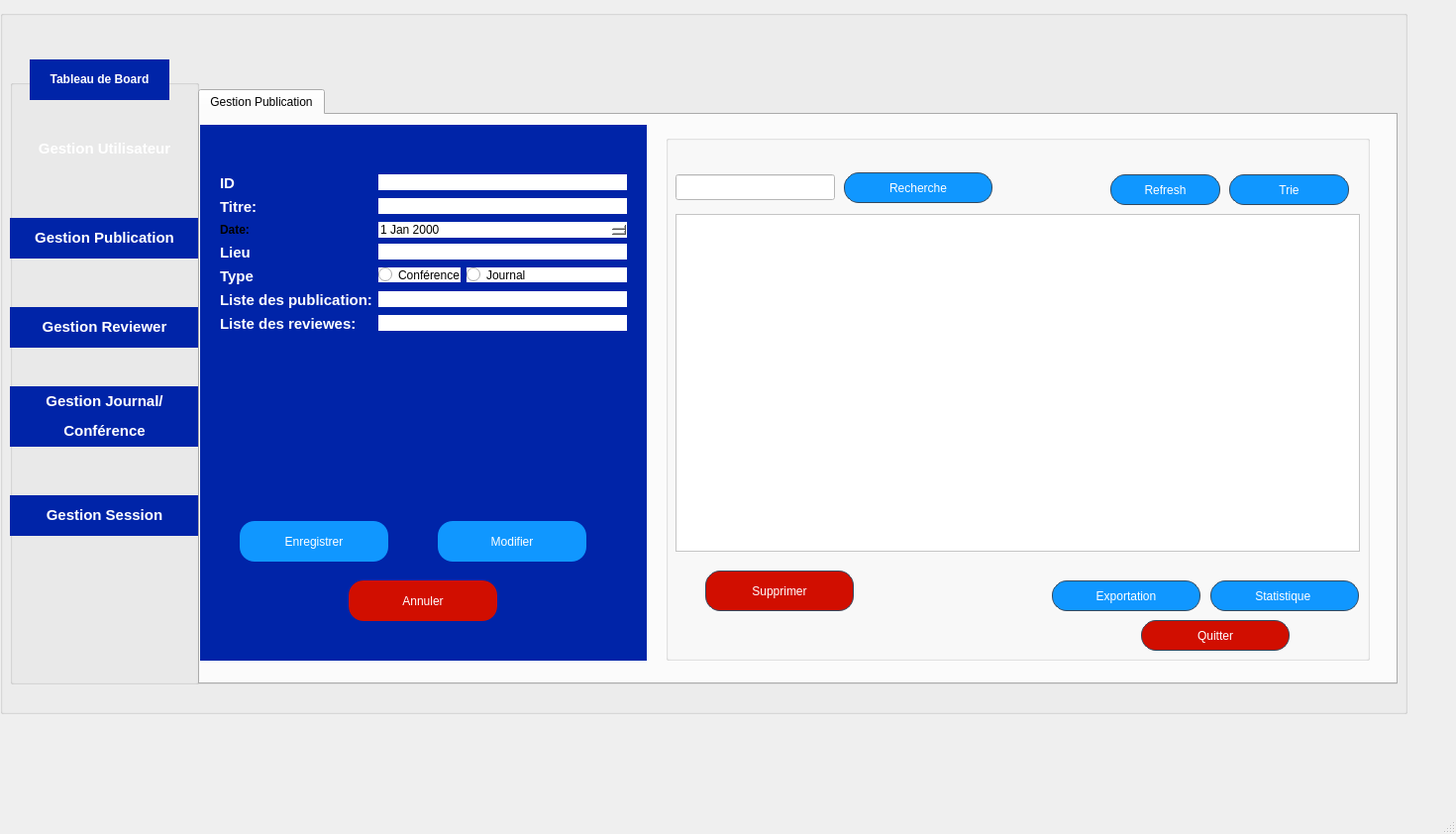
<?xml version="1.0" encoding="UTF-8"?>
<ui version="4.0">
 <class>GestionPublication</class>
 <widget class="QMainWindow" name="GestionPublication">
  <property name="geometry">
   <rect>
    <x>0</x>
    <y>0</y>
    <width>1470</width>
    <height>842</height>
   </rect>
  </property>
  <property name="contextMenuPolicy">
   <enum>Qt::ContextMenuPolicy::ActionsContextMenu</enum>
  </property>
  <property name="windowTitle">
   <string>GestionPublication</string>
  </property>
  <property name="styleSheet">
   <string notr="true">QPushButton {
    /* La couleur de fond (bleu pro) */
    background-color: #2c3e50; 
    
    /* La couleur du texte */
    color: white;
    
    /* L'ARRONDI : plus le chiffre est grand, plus c'est rond */
    border-radius: 15px;
    
    /* Une bordure fine pour définir la forme */
    border: 1px solid #34495e;
    
    /* Espacement interne pour que le texte ne touche pas les bords */
    padding: 5px 15px;
}

/* Effet au survol de la souris */
QPushButton:hover {
    background-color: #34495e;
}
</string>
  </property>
  <widget class="QWidget" name="centralwidget">
   <property name="styleSheet">
    <string notr="true">QPushButton {
    /* La couleur de fond (bleu pro) */
    background-color: #2c3e50; 
    
    /* La couleur du texte */
    color: white;
    
    /* L'ARRONDI : plus le chiffre est grand, plus c'est rond */
    border-radius: 15px;
    
    /* Une bordure fine pour définir la forme */
    border: 1px solid #34495e;
    
    /* Espacement interne pour que le texte ne touche pas les bords */
    padding: 5px 15px;
}

/* Effet au survol de la souris */
QPushButton:hover {
    background-color: #34495e;
}</string>
   </property>
   <widget class="QTabWidget" name="tabWidget">
    <property name="geometry">
     <rect>
      <x>200</x>
      <y>90</y>
      <width>1211</width>
      <height>601</height>
     </rect>
    </property>
    <property name="styleSheet">
     <string notr="true">background-color: #D8E2E9;
QPushButton {
    /* La couleur de fond (bleu pro) */
    background-color: #2c3e50; 
    
    /* La couleur du texte */
    color: white;
    
    /* L'ARRONDI : plus le chiffre est grand, plus c'est rond */
    border-radius: 15px;
    
    /* Une bordure fine pour définir la forme */
    border: 1px solid #34495e;
    
    /* Espacement interne pour que le texte ne touche pas les bords */
    padding: 5px 15px;
}

/* Effet au survol de la souris */
QPushButton:hover {
    background-color: #34495e;
}</string>
    </property>
    <property name="currentIndex">
     <number>0</number>
    </property>
    <widget class="QWidget" name="tab">
     <attribute name="title">
      <string>Gestion Publication</string>
     </attribute>
     <widget class="QGroupBox" name="groupBox_2">
      <property name="geometry">
       <rect>
        <x>0</x>
        <y>10</y>
        <width>451</width>
        <height>541</height>
       </rect>
      </property>
      <property name="styleSheet">
       <string notr="true">background-color: rgb(0, 36, 168);
border: #A8D3F0;</string>
      </property>
      <property name="title">
       <string/>
      </property>
      <widget class="QWidget" name="formLayoutWidget">
       <property name="geometry">
        <rect>
         <x>20</x>
         <y>50</y>
         <width>411</width>
         <height>261</height>
        </rect>
       </property>
       <layout class="QFormLayout" name="formLayout">
        <item row="0" column="0">
         <widget class="QLabel" name="label">
          <property name="text">
           <string>&lt;html&gt;&lt;head/&gt;&lt;body&gt;&lt;p&gt;&lt;span style=&quot; font-size:11pt; font-weight:700; color:#ffffff;&quot;&gt;ID&lt;/span&gt;&lt;/p&gt;&lt;/body&gt;&lt;/html&gt;</string>
          </property>
         </widget>
        </item>
        <item row="0" column="1">
         <widget class="QLineEdit" name="idPub">
          <property name="contextMenuPolicy">
           <enum>Qt::ContextMenuPolicy::ActionsContextMenu</enum>
          </property>
          <property name="styleSheet">
           <string notr="true">background-color: rgb(255, 255, 255);
</string>
          </property>
         </widget>
        </item>
        <item row="1" column="0">
         <widget class="QLabel" name="label_9">
          <property name="text">
           <string>&lt;html&gt;&lt;head/&gt;&lt;body&gt;&lt;p&gt;&lt;span style=&quot; font-size:11pt; font-weight:700; color:#ffffff;&quot;&gt;Titre:&lt;/span&gt;&lt;/p&gt;&lt;/body&gt;&lt;/html&gt;</string>
          </property>
         </widget>
        </item>
        <item row="1" column="1">
         <widget class="QLineEdit" name="Id_utilisateur">
          <property name="styleSheet">
           <string notr="true">background-color: rgb(255, 255, 255);</string>
          </property>
         </widget>
        </item>
        <item row="2" column="0">
         <widget class="QLabel" name="label_3">
          <property name="text">
           <string>&lt;html&gt;&lt;head/&gt;&lt;body&gt;&lt;p&gt;&lt;span style=&quot; font-weight:700;&quot;&gt;Date:&lt;/span&gt;&lt;/p&gt;&lt;/body&gt;&lt;/html&gt;</string>
          </property>
         </widget>
        </item>
        <item row="3" column="0">
         <widget class="QLabel" name="label_4">
          <property name="text">
           <string>&lt;html&gt;&lt;head/&gt;&lt;body&gt;&lt;p&gt;&lt;span style=&quot; font-size:11pt; font-weight:700; color:#ffffff;&quot;&gt;Lieu&lt;/span&gt;&lt;/p&gt;&lt;/body&gt;&lt;/html&gt;</string>
          </property>
         </widget>
        </item>
        <item row="3" column="1">
         <widget class="QLineEdit" name="abstractPub">
          <property name="styleSheet">
           <string notr="true">background-color: rgb(255, 255, 255);
</string>
          </property>
         </widget>
        </item>
        <item row="4" column="0">
         <widget class="QLabel" name="label_5">
          <property name="text">
           <string>&lt;html&gt;&lt;head/&gt;&lt;body&gt;&lt;p&gt;&lt;span style=&quot; font-size:11pt; font-weight:700; color:#ffffff;&quot;&gt;Type&lt;/span&gt;&lt;/p&gt;&lt;/body&gt;&lt;/html&gt;</string>
          </property>
         </widget>
        </item>
        <item row="4" column="1">
         <layout class="QFormLayout" name="formLayout_2">
          <item row="0" column="0">
           <widget class="QRadioButton" name="conferencePub">
            <property name="styleSheet">
             <string notr="true">background-color: rgb(255, 255, 255);
</string>
            </property>
            <property name="text">
             <string>Conférence</string>
            </property>
           </widget>
          </item>
          <item row="0" column="1">
           <widget class="QRadioButton" name="journalPub">
            <property name="styleSheet">
             <string notr="true">background-color: rgb(255, 255, 255);
</string>
            </property>
            <property name="text">
             <string>Journal</string>
            </property>
           </widget>
          </item>
         </layout>
        </item>
        <item row="5" column="0">
         <widget class="QLabel" name="label_6">
          <property name="text">
           <string>&lt;html&gt;&lt;head/&gt;&lt;body&gt;&lt;p&gt;&lt;span style=&quot; font-size:11pt; font-weight:700; color:#ffffff;&quot;&gt;Liste des publication:&lt;/span&gt;&lt;/p&gt;&lt;/body&gt;&lt;/html&gt;</string>
          </property>
         </widget>
        </item>
        <item row="5" column="1">
         <widget class="QLineEdit" name="mot_clePub">
          <property name="styleSheet">
           <string notr="true">background-color: rgb(255, 255, 255);</string>
          </property>
         </widget>
        </item>
        <item row="6" column="0">
         <widget class="QLabel" name="label_7">
          <property name="text">
           <string>&lt;html&gt;&lt;head/&gt;&lt;body&gt;&lt;p&gt;&lt;span style=&quot; font-size:11pt; font-weight:700; color:#ffffff;&quot;&gt;Liste des reviewes:&lt;/span&gt;&lt;/p&gt;&lt;/body&gt;&lt;/html&gt;</string>
          </property>
         </widget>
        </item>
        <item row="6" column="1">
         <widget class="QLineEdit" name="statutPub">
          <property name="styleSheet">
           <string notr="true">background-color: rgb(255, 255, 255);</string>
          </property>
         </widget>
        </item>
        <item row="2" column="1">
         <widget class="QDateEdit" name="datePub">
          <property name="styleSheet">
           <string notr="true">background-color: rgb(255, 255, 255);</string>
          </property>
         </widget>
        </item>
       </layout>
      </widget>
      <widget class="QPushButton" name="enregistrer">
       <property name="geometry">
        <rect>
         <x>40</x>
         <y>400</y>
         <width>150</width>
         <height>41</height>
        </rect>
       </property>
       <property name="minimumSize">
        <size>
         <width>0</width>
         <height>0</height>
        </size>
       </property>
       <property name="styleSheet">
        <string notr="true">background-color: rgb(16, 151, 255);
</string>
       </property>
       <property name="text">
        <string>Enregistrer</string>
       </property>
      </widget>
      <widget class="QPushButton" name="modif">
       <property name="geometry">
        <rect>
         <x>240</x>
         <y>400</y>
         <width>150</width>
         <height>41</height>
        </rect>
       </property>
       <property name="styleSheet">
        <string notr="true">background-color: rgb(16, 151, 255);
</string>
       </property>
       <property name="text">
        <string>Modifier</string>
       </property>
      </widget>
      <widget class="QPushButton" name="annuler">
       <property name="geometry">
        <rect>
         <x>150</x>
         <y>460</y>
         <width>150</width>
         <height>41</height>
        </rect>
       </property>
       <property name="styleSheet">
        <string notr="true">background-color: rgb(209, 14, 0);
</string>
       </property>
       <property name="text">
        <string>Annuler</string>
       </property>
      </widget>
     </widget>
     <widget class="QGroupBox" name="groupBox_3">
      <property name="geometry">
       <rect>
        <x>470</x>
        <y>20</y>
        <width>711</width>
        <height>531</height>
       </rect>
      </property>
      <property name="styleSheet">
       <string notr="true">background-color: rgb(0, 36, 168);
border: #A8D3F0;
/* Style pour tous les GroupBox */
QGroupBox {
    border: 2px solid #2c3e50; /* Couleur de la bordure */
    border-radius: 15px;      /* Même arrondi que les boutons */
    margin-top: 20px;         /* Espace pour le titre en haut */
    font-weight: bold;
    color: #2c3e50;
}

/* Style spécifique pour le titre du GroupBox */
QGroupBox::title {
    subcontrol-origin: margin;
    subcontrol-position: top center; /* Place le titre en haut au centre */
    padding: 0 10px;
}</string>
      </property>
      <property name="title">
       <string/>
      </property>
      <widget class="QLineEdit" name="rechPub">
       <property name="geometry">
        <rect>
         <x>10</x>
         <y>40</y>
         <width>161</width>
         <height>26</height>
        </rect>
       </property>
       <property name="styleSheet">
        <string notr="true">background-color: rgb(255, 255, 255);</string>
       </property>
      </widget>
      <widget class="QPushButton" name="recherchePub">
       <property name="geometry">
        <rect>
         <x>180</x>
         <y>38</y>
         <width>150</width>
         <height>31</height>
        </rect>
       </property>
       <property name="styleSheet">
        <string notr="true">background-color: rgb(16, 151, 255);
</string>
       </property>
       <property name="text">
        <string>Recherche</string>
       </property>
      </widget>
      <widget class="QPushButton" name="statPub">
       <property name="geometry">
        <rect>
         <x>550</x>
         <y>450</y>
         <width>150</width>
         <height>31</height>
        </rect>
       </property>
       <property name="styleSheet">
        <string notr="true">background-color: rgb(16, 151, 255);
</string>
       </property>
       <property name="text">
        <string>Statistique </string>
       </property>
      </widget>
      <widget class="QPushButton" name="SuppPub">
       <property name="geometry">
        <rect>
         <x>40</x>
         <y>440</y>
         <width>150</width>
         <height>41</height>
        </rect>
       </property>
       <property name="styleSheet">
        <string notr="true">background-color: rgb(209, 14, 0);</string>
       </property>
       <property name="text">
        <string>Supprimer</string>
       </property>
      </widget>
      <widget class="QPushButton" name="quitterPub">
       <property name="geometry">
        <rect>
         <x>480</x>
         <y>490</y>
         <width>150</width>
         <height>31</height>
        </rect>
       </property>
       <property name="styleSheet">
        <string notr="true">background-color: rgb(209, 14, 0);
</string>
       </property>
       <property name="text">
        <string>Quitter</string>
       </property>
      </widget>
      <widget class="QTableView" name="tableViewPub">
       <property name="geometry">
        <rect>
         <x>10</x>
         <y>80</y>
         <width>691</width>
         <height>341</height>
        </rect>
       </property>
       <property name="styleSheet">
        <string notr="true">background-color: rgb(255, 255, 255);
</string>
       </property>
      </widget>
      <widget class="QPushButton" name="expoPub">
       <property name="geometry">
        <rect>
         <x>390</x>
         <y>450</y>
         <width>150</width>
         <height>31</height>
        </rect>
       </property>
       <property name="styleSheet">
        <string notr="true">background-color: rgb(16, 151, 255);
</string>
       </property>
       <property name="text">
        <string>Exportation</string>
       </property>
      </widget>
      <widget class="QPushButton" name="refreshPub">
       <property name="geometry">
        <rect>
         <x>449</x>
         <y>40</y>
         <width>111</width>
         <height>31</height>
        </rect>
       </property>
       <property name="styleSheet">
        <string notr="true">background-color: rgb(16, 151, 255);
</string>
       </property>
       <property name="text">
        <string>Refresh</string>
       </property>
      </widget>
      <widget class="QPushButton" name="triePub">
       <property name="geometry">
        <rect>
         <x>569</x>
         <y>40</y>
         <width>121</width>
         <height>31</height>
        </rect>
       </property>
       <property name="styleSheet">
        <string notr="true">background-color: rgb(16, 151, 255);
</string>
       </property>
       <property name="text">
        <string>Trie</string>
       </property>
      </widget>
     </widget>
    </widget>
   </widget>
   <widget class="QLabel" name="TableaudeBoard">
    <property name="geometry">
     <rect>
      <x>30</x>
      <y>60</y>
      <width>141</width>
      <height>41</height>
     </rect>
    </property>
    <property name="styleSheet">
     <string notr="true">background-color: rgb(0, 36, 168);
font: 300 9pt &quot;Segoe UI&quot;;
</string>
    </property>
    <property name="text">
     <string>&lt;html&gt;&lt;head/&gt;&lt;body&gt;&lt;p align=&quot;center&quot;&gt;&lt;span style=&quot; font-weight:700; color:#ffffff;&quot;&gt;Tableau de Board&lt;/span&gt;&lt;/p&gt;&lt;/body&gt;&lt;/html&gt;</string>
    </property>
   </widget>
   <widget class="QGroupBox" name="groupBox_4">
    <property name="geometry">
     <rect>
      <x>0</x>
      <y>10</y>
      <width>1421</width>
      <height>711</height>
     </rect>
    </property>
    <property name="styleSheet">
     <string notr="true">QPushButton {
    /* La couleur de fond (bleu pro) */
    background-color: #2c3e50; 
    
    /* La couleur du texte */
    color: white;
    
    /* L'ARRONDI : plus le chiffre est grand, plus c'est rond */
    border-radius: 15px;
    
    /* Une bordure fine pour définir la forme */
    border: 1px solid #34495e;
    
    /* Espacement interne pour que le texte ne touche pas les bords */
    padding: 5px 15px;
}

/* Effet au survol de la souris */
QPushButton:hover {
    background-color: #34495e;
}</string>
    </property>
    <property name="title">
     <string/>
    </property>
    <widget class="QGroupBox" name="groupBox">
     <property name="geometry">
      <rect>
       <x>10</x>
       <y>70</y>
       <width>191</width>
       <height>611</height>
      </rect>
     </property>
     <property name="styleSheet">
      <string notr="true">background-color: #D8E2E9;
QPushButton {
    /* La couleur de fond (bleu pro) */
    background-color: #2c3e50; 
    
    /* La couleur du texte */
    color: white;
    
    /* L'ARRONDI : plus le chiffre est grand, plus c'est rond */
    border-radius: 15px;
    
    /* Une bordure fine pour définir la forme */
    border: 1px solid #34495e;
    
    /* Espacement interne pour que le texte ne touche pas les bords */
    padding: 5px 15px;
}

/* Effet au survol de la souris */
QPushButton:hover {
    background-color: #34495e;
}</string>
     </property>
     <property name="title">
      <string/>
     </property>
     <widget class="QLabel" name="GestionUtilisateurs">
      <property name="geometry">
       <rect>
        <x>0</x>
        <y>50</y>
        <width>191</width>
        <height>41</height>
       </rect>
      </property>
      <property name="styleSheet">
       <string notr="true">background-color: rgb(0, 36, 168);
QPushButton#btn_menu {
    text-align: left;
    padding-left: 20px;
    border-radius: 10px;
}
</string>
      </property>
      <property name="text">
       <string>&lt;html&gt;&lt;head/&gt;&lt;body&gt;&lt;p align=&quot;center&quot;&gt;&lt;span style=&quot; font-size:11pt; font-weight:700; color:#ffffff;&quot;&gt;Gestion Utilisateur&lt;/span&gt;&lt;/p&gt;&lt;/body&gt;&lt;/html&gt;</string>
      </property>
     </widget>
     <widget class="QLabel" name="GestionPublications">
      <property name="geometry">
       <rect>
        <x>0</x>
        <y>140</y>
        <width>191</width>
        <height>41</height>
       </rect>
      </property>
      <property name="styleSheet">
       <string notr="true">background-color: rgb(0, 36, 168);
font: 300 9pt &quot;Segoe UI&quot;;
</string>
      </property>
      <property name="text">
       <string>&lt;html&gt;&lt;head/&gt;&lt;body&gt;&lt;p align=&quot;center&quot;&gt;&lt;span style=&quot; font-size:11pt; font-weight:700; color:#ffffff;&quot;&gt;Gestion Publication&lt;/span&gt;&lt;/p&gt;&lt;/body&gt;&lt;/html&gt;</string>
      </property>
     </widget>
     <widget class="QLabel" name="GestionReviewer">
      <property name="geometry">
       <rect>
        <x>0</x>
        <y>230</y>
        <width>191</width>
        <height>41</height>
       </rect>
      </property>
      <property name="styleSheet">
       <string notr="true">background-color: rgb(0, 36, 168);
font: 300 9pt &quot;Segoe UI&quot;;
</string>
      </property>
      <property name="text">
       <string>&lt;html&gt;&lt;head/&gt;&lt;body&gt;&lt;p align=&quot;center&quot;&gt;&lt;span style=&quot; font-size:11pt; font-weight:700; color:#ffffff;&quot;&gt;Gestion Reviewer&lt;/span&gt;&lt;/p&gt;&lt;/body&gt;&lt;/html&gt;</string>
      </property>
     </widget>
     <widget class="QLabel" name="GestionJournalconference">
      <property name="geometry">
       <rect>
        <x>0</x>
        <y>310</y>
        <width>191</width>
        <height>61</height>
       </rect>
      </property>
      <property name="styleSheet">
       <string notr="true">background-color: rgb(0, 36, 168);
font: 300 9pt &quot;Segoe UI&quot;;
</string>
      </property>
      <property name="text">
       <string>&lt;html&gt;&lt;head/&gt;&lt;body&gt;&lt;p align=&quot;center&quot;&gt;&lt;span style=&quot; font-size:11pt; font-weight:700; color:#ffffff;&quot;&gt;Gestion Journal/&lt;/span&gt;&lt;/p&gt;&lt;p align=&quot;center&quot;&gt;&lt;span style=&quot; font-size:11pt; font-weight:700; color:#ffffff;&quot;&gt;Conférence&lt;/span&gt;&lt;/p&gt;&lt;/body&gt;&lt;/html&gt;</string>
      </property>
     </widget>
     <widget class="QLabel" name="GestionSession">
      <property name="geometry">
       <rect>
        <x>0</x>
        <y>420</y>
        <width>191</width>
        <height>41</height>
       </rect>
      </property>
      <property name="styleSheet">
       <string notr="true">background-color: rgb(0, 36, 168);
font: 300 9pt &quot;Segoe UI&quot;;
</string>
      </property>
      <property name="text">
       <string>&lt;html&gt;&lt;head/&gt;&lt;body&gt;&lt;p align=&quot;center&quot;&gt;&lt;span style=&quot; font-size:11pt; font-weight:700; color:#ffffff;&quot;&gt;Gestion Session&lt;/span&gt;&lt;/p&gt;&lt;/body&gt;&lt;/html&gt;</string>
      </property>
     </widget>
    </widget>
    <widget class="QLabel" name="label_10">
     <property name="geometry">
      <rect>
       <x>1190</x>
       <y>10</y>
       <width>181</width>
       <height>91</height>
      </rect>
     </property>
     <property name="text">
      <string/>
     </property>
     <property name="pixmap">
      <pixmap resource="ressources.qrc">:/logo.png</pixmap>
     </property>
    </widget>
   </widget>
   <zorder>groupBox_4</zorder>
   <zorder>tabWidget</zorder>
   <zorder>TableaudeBoard</zorder>
  </widget>
  <widget class="QMenuBar" name="menubar">
   <property name="geometry">
    <rect>
     <x>0</x>
     <y>0</y>
     <width>1470</width>
     <height>25</height>
    </rect>
   </property>
  </widget>
  <widget class="QStatusBar" name="statusbar"/>
 </widget>
 <resources>
  <include location="ressources.qrc"/>
 </resources>
 <connections/>
</ui>
